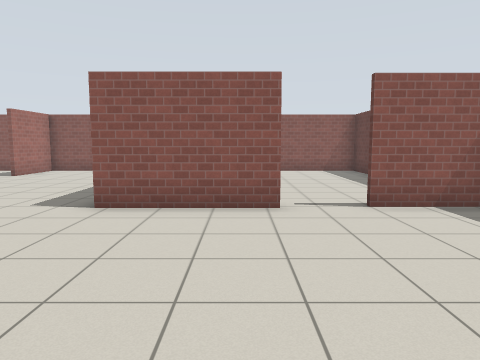
view 1 (above)

15 first-person views from a walk through a world built for the Gazebo simulator. The camera is 1.2 m above the floor, tilts 6° down and sees 70° across. The floor is counted in squares, 1 m on a side. Each view is taken from the middle of a square. On the plan, view 1 faces up. The plan holds only what a view shows up to about 14 squares ahead; the rest is blank. Simple patterns stand in for the simulator's built-in surfaces.

view 2
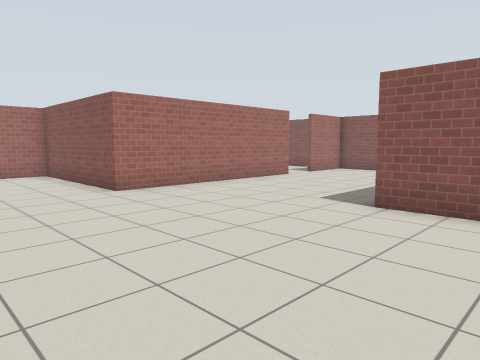

view 3
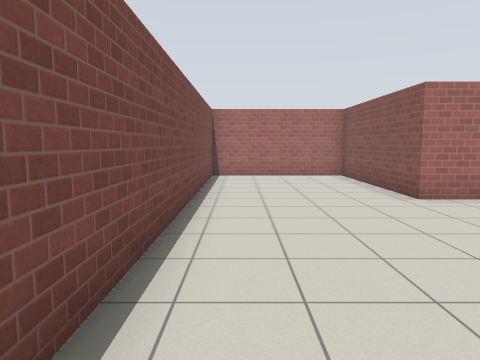

view 4
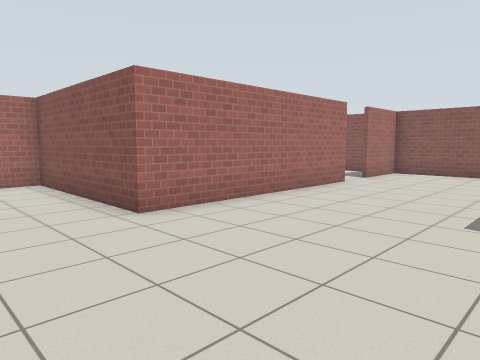

view 5
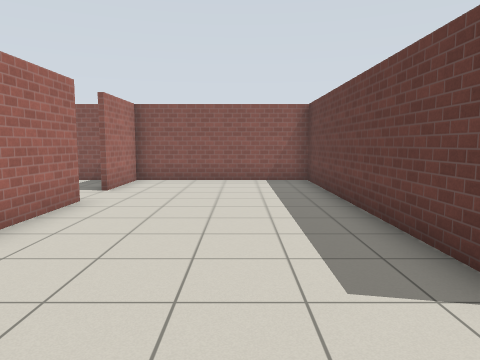

view 6
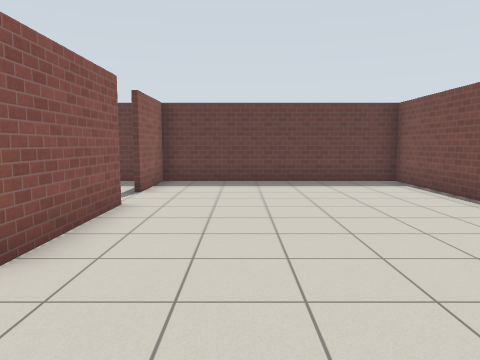

view 7
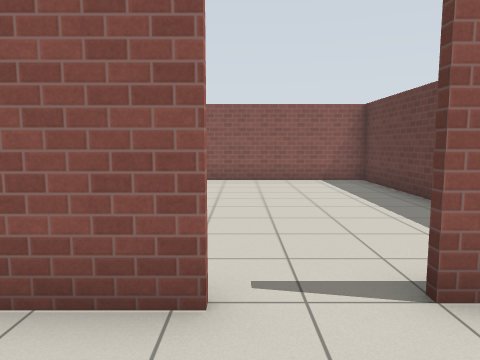

view 8
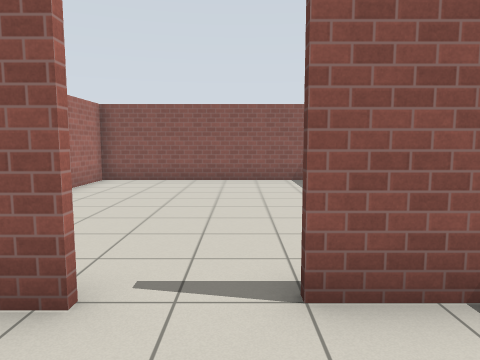

view 9
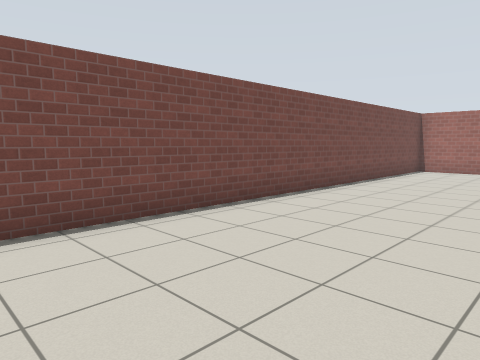

view 10
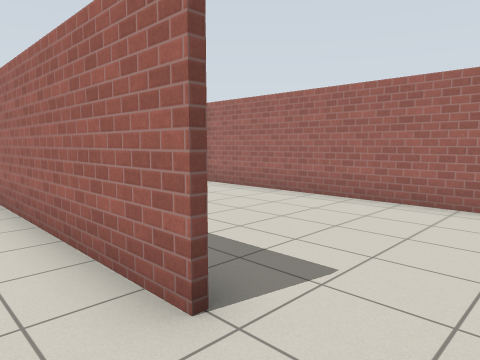

view 11
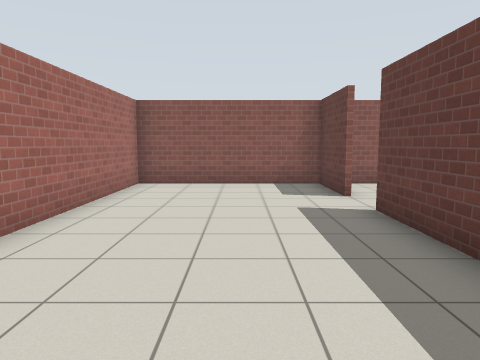

view 12
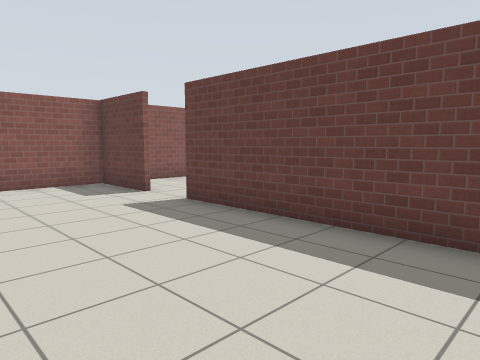

view 13
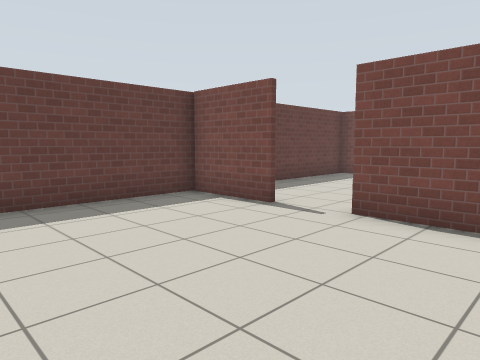

view 14
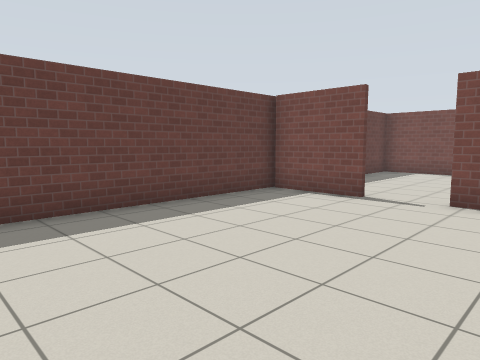

view 15
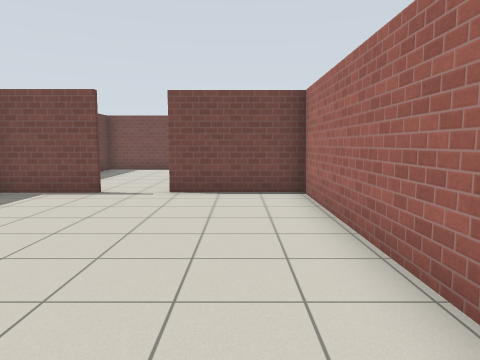

### Floor plan
Points are (right, up) in squares from view 1. A wall is a line through its corners. A room is listed if a view was taken in it or the views show most of it. See-through windows are left out.
Room 1 (views 1, 2, 3, 4, 5, 6, 7, 8, 9, 10)
walls: (-2.7, 7.1) (-2.7, 15.4); (0.9, 6.4) (-2.8, 6.4); (-8.4, 11.3) (-8.4, 3.9) (-14.1, 3.9) (-14.1, -1.1) (5.1, -1.1) (5.1, 6.9); (5, 6.4) (2.4, 6.4); (-2.9, 15.4) (-9.1, 15.4); (-8.4, 15.4) (-8.4, 12.8)
ways out: opening at (-9, 12) to room 2; opening at (2, 7) to room 3
Room 2 (views 11, 12)
walls: (-8.5, 12.8) (-8.5, 15.4); (-8.5, 5.6) (-8.5, 11.3); (-9.1, 15.4) (-14.1, 15.4) (-14.1, 4.4)
ways out: opening at (-9, 12) to room 1
Room 3 (views 13, 14, 15)
walls: (2.4, 6.5) (5, 6.5); (-2.6, 15.4) (-2.6, 6.5) (0.9, 6.5); (5.1, 6.9) (5.1, 15.4) (-2.9, 15.4)
ways out: opening at (2, 7) to room 1

Where each view was taken, in squares from view 1:
view 1: 0 up, 0 right, facing up
view 2: 0 up, 0 right, facing up-left
view 3: 0 up, 1 left, facing left
view 4: 1 up, 3 left, facing up-left
view 5: 4 up, 5 left, facing up
view 6: 4 up, 6 left, facing right
view 7: 4 up, 1 right, facing up
view 8: 4 up, 2 right, facing up
view 9: 4 up, 2 right, facing down-left
view 10: 13 up, 7 left, facing down-left
view 11: 5 up, 11 left, facing up
view 12: 5 up, 13 left, facing up-right
view 13: 12 up, 2 left, facing down-right
view 14: 14 up, 1 left, facing down-right
view 15: 15 up, 1 left, facing down
